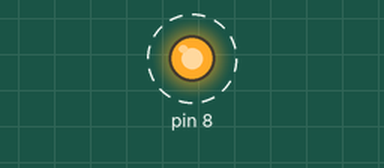
This sketch was run on a simulated Arduino Uno, built with avr-gcc and run on an emulated ATmega328P. Parts: output pins drawn as LEDs (lit = HIGH). Dashed ring = blinking.

Above: at 0.1 s.
Timing chart, 0 to 3.0 s (numbered marks = the images above):
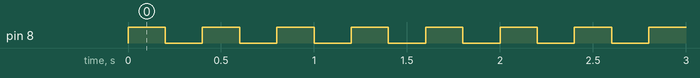

The sketch:

TP1_Exo_1.ino
```cpp
// the setup function runs once when you press reset or power the board
void setup() {
  // initialize digital pin LED_BUILTIN as an output.
  pinMode(8, OUTPUT);
}

// the loop function runs over and over again forever
void loop() {
  digitalWrite(8, 1);   // turn the LED on (HIGH is the voltage level)
  delay(200);                       // wait for a second
  digitalWrite(8, 0);    // turn the LED off by making the voltage LOW
  delay(200);                       // wait for a second
}
```

Measured:
- by itself, pin 8: alternates HIGH for 0.20 s and LOW for 0.20 s
